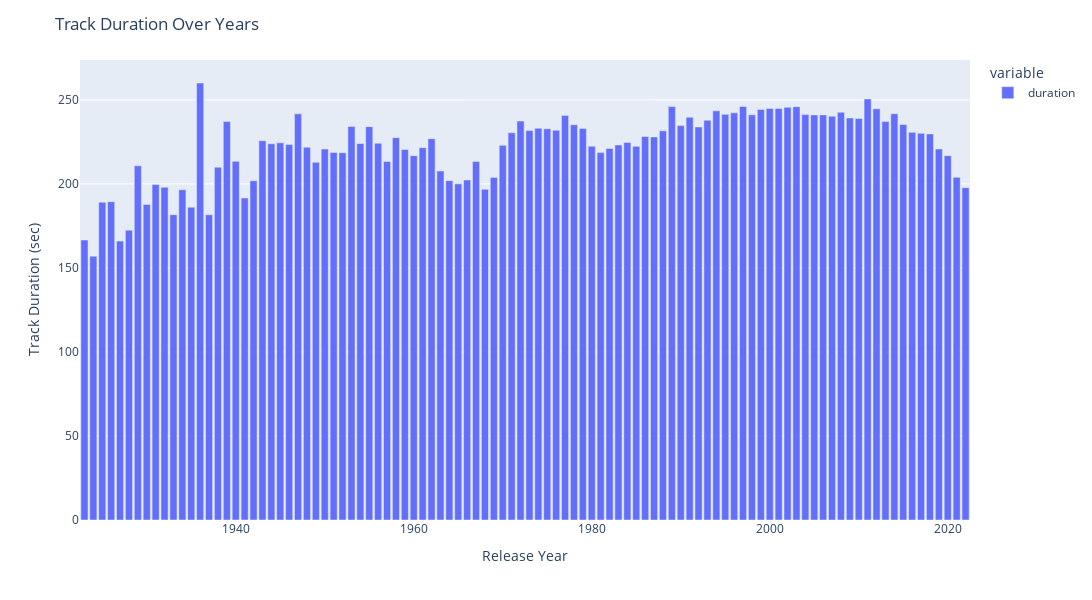

Here is the notebook cell this chart was saved with:
### Markdown cell above
Number of songs have been gradually increasing over the years except for the period of 2000s where it fell for 2 decades then started to increase again. This could be strictly related with the production numbers in those years.

### Code cell
#Average Duration over the years in seconds
fig = px.bar(df_tracks["duration"].groupby(pd.Grouper(freq="Y")).mean(),labels={
                     "release_date": "Release Year",
                     "value": "Track Duration (sec)"})
fig.update_layout(height=600, width=1200, title_text="Track Duration Over Years")

fig.show()
